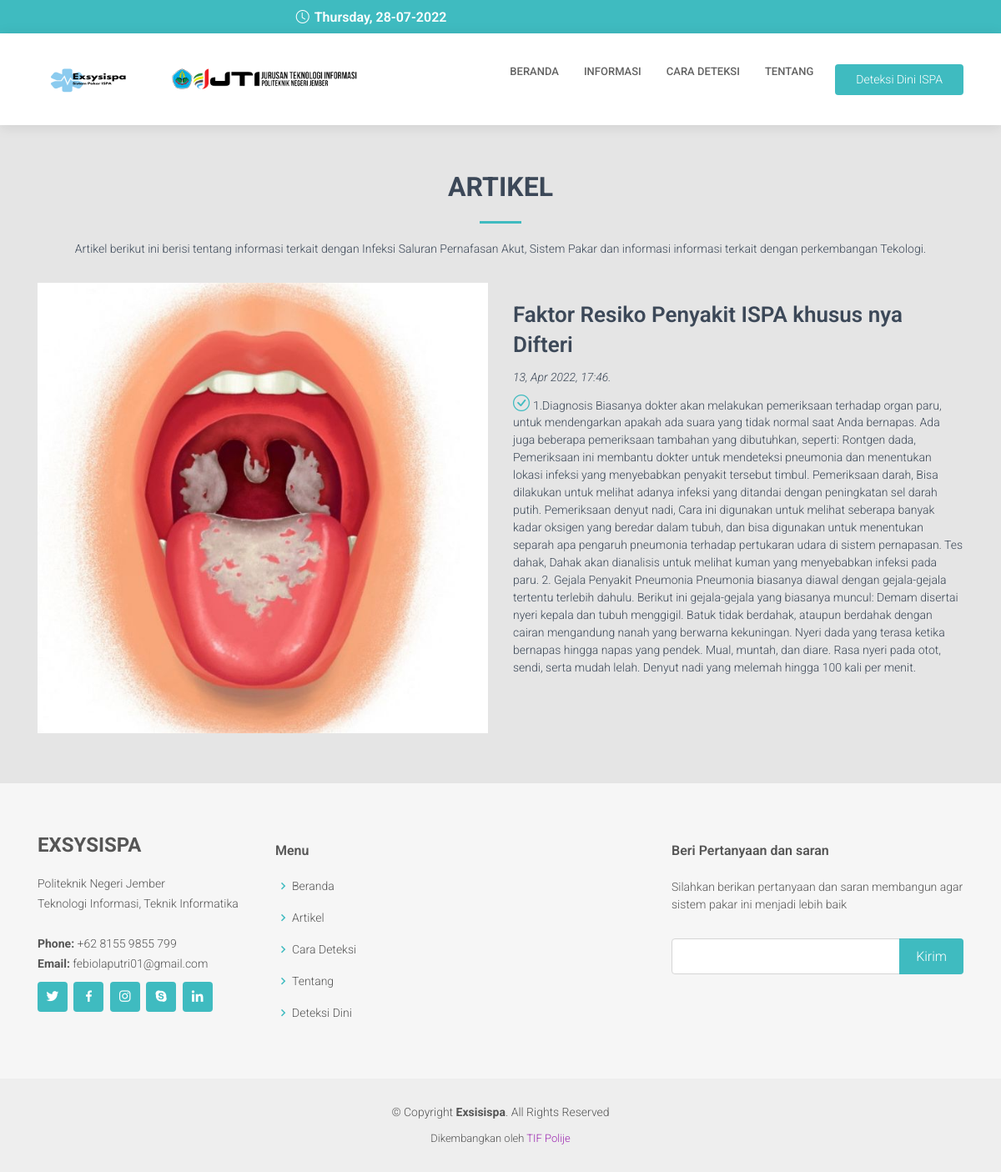
The page /index.php/frontend/artikel on the database its author committed.
### tables this page shows
CREATE TABLE `tb_artikel` (
  `artikel_id` int(11) NOT NULL,
  `artikel_user_id` int(11) NOT NULL,
  `artikel_judul` varchar(255) NOT NULL,
  `artikel_slug` varchar(255) NOT NULL,
  `artikel_img` varchar(255) NOT NULL,
  `artikel_excerpt` text NOT NULL,
  `artikel_body` text NOT NULL,
  `artikel_create` int(11) DEFAULT NULL,
  `artikel_update` int(11) DEFAULT NULL
);

### application/controllers/frontend/Artikel.php (called while the page is built, shortened)
<?php
class Artikel extends CI_Controller
{
	public function __construct()
	{
		$this->load->model('artikel_model');
	}
	public function index()
	{
		$data['title'] = "Semua Artikel";
		$data['artikel'] = $this->artikel_model->getAll();
		$this->load->view('frontend/_partials/header', $data);
		$this->load->view('frontend/_partials/topbar', $data);
		$this->load->view('frontend/_partials/client', $data);
		$this->load->view('frontend/_partials/artikel', $data);
		$this->load->view('frontend/_partials/footer');
	}
}

### index.php (called while the page is built, shortened)
<?php
require_once BASEPATH.'core/CodeIgniter.php';

### application/models/Artikel_model.php (called while the page is built, shortened)
<?php
class Artikel_model extends CI_Model
{
    private $_table = 'tb_artikel';
    public function getAll()
    {
        $this->db->select(
            'a.artikel_id, a.artikel_user_id, a.artikel_judul, a.artikel_slug, a.artikel_img,
            a.artikel_excerpt, a.artikel_body, a.artikel_create, a.artikel_update, b.user_id, b.user_name, b.user_level'
        );
        $this->db->from('tb_artikel a');
        $this->db->join('tb_user b', 'a.artikel_user_id = b.user_id');
        $this->db->group_by('a.artikel_id');
        return $this->db->get($this->_table)->result_array();
    }
}

### application/views/frontend/_partials/artikel.php (the view)
<section id="about" class="about">
     <div class="container" data-aos="fade-up">
       <div class="section-title">
         <h2>ARTIKEL</h2>
         <p>Artikel berikut ini berisi tentang informasi terkait dengan Infeksi Saluran Pernafasan Akut, Sistem Pakar dan informasi informasi terkait dengan perkembangan Tekologi.</p>
       </div>
       <?php foreach ($artikel as $art) : ?>
       <div class="row">
         <div class="col-lg-6" data-aos="fade-right">
           <img src="<?= base_url('assets/admin/img/artikel-image/' . $art['artikel_img']) ?>" class="img-fluid" alt="">
         </div>
         <div class="col-lg-6 pt-4 pt-lg-0 content" data-aos="fade-left">
           <h3><?= $art['artikel_judul'] ?></h3>
           <p class="fst-italic">
             <?= date('d, M Y, H:i', $art['artikel_create']) ?>.
           </p>
           <ul>
             <li><i class="bi bi-check-circle"></i><?= $art ['artikel_body']?></li>
           </ul>
         </div>
       </div>
       <?php endforeach; ?>
     </div>
   </section>

### assets/template/css/style.css (style rules this page uses)
body { font-family: "Open Sans", sans-serif; color: #444444; }
h1, h2, h3, h4, h5, h6 { font-family: "Roboto", sans-serif; }
section { padding: 60px 0; overflow: hidden; }
.section-title { text-align: center; padding-bottom: 30px; }
.section-title h2 { font-size: 32px; font-weight: bold; text-transform: uppercase; margin-bottom: 20px; padding-bottom: 20px; position: relative; }
.section-title h2::after { content: ""; position: absolute; display: block; width: 50px; height: 3px; background: #3fbbc0; bottom: 0; left: calc(50% - 25px); }
.section-title p { margin-bottom: 0; }
.about .content h3 { font-weight: 600; font-size: 26px; }
.about .content ul { list-style: none; padding: 0; }
.about .content ul li { padding-bottom: 10px; }
.about .content ul i { font-size: 20px; padding-right: 4px; color: #3fbbc0; }

### rows shown on the page
tb_artikel: artikel_img (picture), artikel_judul "Faktor Resiko Penyakit ISPA khusus nya Difteri", artikel_create "13, Apr 2022, 17:46", artikel_body "1.Diagnosis Biasanya dokter akan melakukan pemeriksaan terhadap organ paru, untuk mendengarkan apakah ada suara yang tidak normal saat Anda bernapas. Ada juga beberapa pemeriksaan tambahan yang dibutuhkan, seperti: Rontgen dada, Pemeriksaan ini membantu dokter untuk mendeteksi pneumonia dan menentukan lokasi infeksi yang menyebabkan penyakit tersebut timbul. Pemeriksaan darah, Bisa dilakukan untuk melihat adanya infeksi yang ditandai dengan peningkatan sel darah putih. Pemeriksaan denyut nadi, Cara ini digunakan untuk melihat seberapa banyak kadar oksigen yang beredar dalam tubuh, dan bisa digunakan untuk menentukan separah apa pengaruh pneumonia terhadap pertukaran udara di sistem…"
